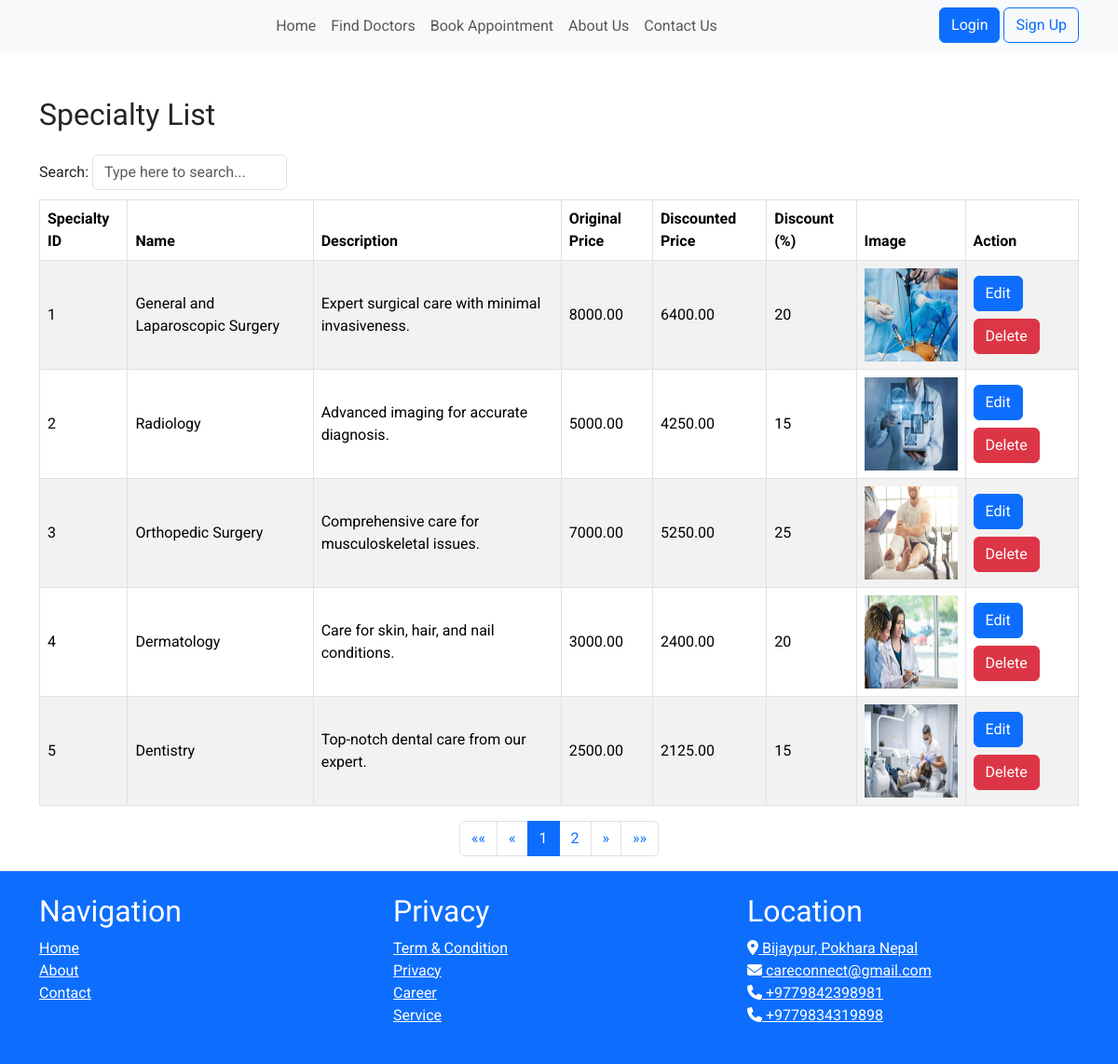
Page /specialty/ on the committed database.
### cms/models.py (models this page shows, shortened)
class Speciality(models.Model):
    name = models.CharField(max_length=100)
    description = models.TextField()
    original_price = models.DecimalField(max_digits=10, decimal_places=2)
    discounted_price = models.DecimalField(max_digits=10, decimal_places=2)
    discount = models.PositiveIntegerField()
    image = models.ImageField(upload_to='specialty_images/', null=True, blank=True)

### cms/views.py (the view)
# urls.py: path('specialty/', views.specialty_list, name='specialty_list'),
def specialty_list(request):
    specialties = Speciality.objects.all()
    return render(request, 'cms/speciality_list.html', {'specialties': specialties})

### cms/context_processors.py (called while the page is built)
def logo_processor(request):
    logo = StaticFile.objects.filter(name='logo').first()
    return {
        'logo': logo,
    }

### templates/cms/speciality_list.html (shortened to what this page needs)
{% extends 'cms/base.html' %}
{% block content %}
<div class="container mt-5">
    <h2 class="mb-4">Specialty List</h2>
    <table class="table table-hover table-striped table-bordered align-middle tablemanager">
        <thead class="thead-dark">
            <tr>
                <th>Specialty ID</th>
                <th>Name</th>
                <th>Description</th>
                <th>Original Price</th>
                <th>Discounted Price</th>
                <th>Discount (%)</th>
                <th>Image</th>
                <th>Action</th>
            </tr>
        </thead>
        <tbody>
            {% for specialty in specialties %}
            <tr>
                <td>{{ specialty.id }}</td>
                <td>{{ specialty.name }}</td>
                <td>{{ specialty.description }}</td>
                <td>{{ specialty.original_price }}</td>
                <td>{{ specialty.discounted_price }}</td>
                <td>{{ specialty.discount }}</td>
                <td><img src="{{ specialty.image.url }}" height="100" width="100"></td>
                <td>
                    <a href="{% url 'update_specialty' specialty.id %}" class="btn btn-primary mb-2">Edit</a>
                    <button class="btn btn-danger" data-toggle="modal"
                        data-target="#deleteModal{{ specialty.id }}">Delete</button>
                </td>
            </tr>
            {% endfor %}
        </tbody>
    </table>
</div>
{% endblock %}

### templates/cms/base.html (shortened to what this page needs)
<!DOCTYPE html>
<html lang="en">
<head>
    {% load static %}
    <link href="https://cdn.jsdelivr.net/npm/bootstrap@5.3.3/dist/css/bootstrap.min.css" rel="stylesheet"
>
    <link href="{% static 'css/style.css' %}" rel="stylesheet">
</head>
<body>
    <header class="header_section sticky-top">
        <nav class="navbar navbar-expand-lg navbar-light bg-light ">
            <div class="container">
                <div class="offcanvas offcanvas-end" tabindex="-1" id="offcanvasNavbar"
                    aria-labelledby="offcanvasNavbarLabel">
                    <div class="offcanvas-body">
                        <ul class="navbar-nav mx-auto mt-2 mt-lg-0">
                            <li class="nav-item">
                                {% if user.is_authenticated %}
                                {% if request.user.is_staff %}
                                <a class="nav-link" href="{% url 'home' %}">Dashboard</a>
                            <li class="nav-item">
                                <div class="dropdown">
                                    <a class="nav-link dropdown-toggle" type="button" id="appointmentDropdown"
                                        data-bs-toggle="dropdown" aria-expanded="false">
                                        Appointments
                                    </a>
                                    <ul class="dropdown-menu" aria-labelledby="appointmentDropdown">
                                        <li><a class="dropdown-item" href="{% url 'appointment_list' %}">View
                                                Appointments</a></li>
                                        <li><a class="dropdown-item" href="{% url 'add_appointment' %}">Add
                                                Appointment</a></li>
                                    </ul>
                                </div>
                            </li>
                            <li class="nav-item">
                                <div class="dropdown">
                                    <a class="nav-link dropdown-toggle" type="button" id="doctorDropdown"
                                        data-bs-toggle="dropdown" aria-expanded="false">
                                        Doctors
                                    </a>
                                    <ul class="dropdown-menu" aria-labelledby="doctorDropdown">
                                        <li><a class="dropdown-item" href="{% url 'doctor_list' %}">Doctor List</a></li>
                                        <li><a class="dropdown-item" href="{% url 'add_doctor' %}">Add Doctor</a></li>
                                    </ul>
                                </div>
                            </li>
                            <li class="nav-item">
                                <div class="dropdown">
                                    <a class="nav-link dropdown-toggle" type="button" id="patientDropdown"
                                        data-bs-toggle="dropdown" aria-expanded="false">
                                        Patients
                                    </a>
                                    <ul class="dropdown-menu" aria-labelledby="patientDropdown">
                                        <li><a class="dropdown-item" href="{% url 'patient_list' %}">Patient List</a>
                                        </li>
                                        <li><a class="dropdown-item" href="{% url 'add_patient' %}">Add Patient</a></li>
                                    </ul>
                                </div>
                            </li>
                            <li class="nav-item">
                                <div class="dropdown">
                                    <a class="nav-link dropdown-toggle" type="button" id="specialtyDropdown"
                                        data-bs-toggle="dropdown" aria-expanded="false">
                                        Specialty
                                    </a>
                                    <ul class="dropdown-menu" aria-labelledby="specialtyDropdown">
                                        <li><a class="dropdown-item" href="{% url 'specialty_list' %}">Specialty
                                                List</a></li>
                                        <li><a class="dropdown-item" href="{% url 'add_specialty' %}">Add Specialty</a>
                                        </li>
                                    </ul>
                                </div>
                            </li>
                            <li class="nav-item">
                                <a class="nav-link" href="{% url 'find_doctors' %}">Find Doctors</a>
                            </li>
                            <li class="nav-item">
                                <a class="nav-link" href="{% url 'book_appointment' %}">Book Appointment</a>
                            </li>
                            {% else %}
                            <a class="nav-link" href="{% url 'index' %}">Home</a>
                            <li class="nav-item">
                                <a class="nav-link" href="{% url 'find_doctors' %}">Find Doctors</a>
                            </li>
                            <li class="nav-item">
                                <a class="nav-link" href="{% url 'book_appointment' %}">Book Appointment</a>
                            </li>
                            <li class="nav-item">
                                <a class="nav-link" href="{% url 'about_us' %}">About Us</a>
                            </li>
                            <li class="nav-item">
                                <a class="nav-link" href="{% url 'contact_us' %}">Contact Us</a>
                            </li>
                            {% endif %}
                            {% else %}
                            <a class="nav-link" href="{% url 'index' %}">Home</a>
                            <li class="nav-item">
                                <a class="nav-link" href="{% url 'find_doctors' %}">Find Doctors</a>
                            </li>
                            <li class="nav-item">
                                <a class="nav-link" href="{% url 'login' %}">
                                    <span class="nav-link-text"
                                        onclick="alert('Please login or register to book appointment.')">Book
                                        Appointment</span>
                                </a>
                            </li>
                            <li class="nav-item">
                                <a class="nav-link" href="{% url 'about_us' %}">About Us</a>
                            </li>
                            <li class="nav-item">
                                <a class="nav-link" href="{% url 'contact_us' %}">Contact Us</a>
                            </li>
                            {% endif %}
                            </li>
                        </ul>
                        <div class="ml-auto">
                            {% if user.is_authenticated %}
                            {% if user.is_staff %}
                            <form method="POST" action="{% url 'logout_admin' %}">
                                {% csrf_token %}
                                <button type="submit" class="btn btn-primary my-2 my-sm-0 mr-2">Logout</button>
                            </form>
                            {% else %}
                            <form method="POST" action="{% url 'logout_user' %}">
                                {% csrf_token %}
                                <button type="submit" class="btn btn-primary my-2 my-sm-0 mr-2">Logout</button>
                            </form>
                            {% endif %}
                            {% else %}
                            <a href="{% url 'login' %}" class="btn btn-primary my-2 my-sm-0 mr-2">Login</a>
                            <a href="{% url 'register' %}" class="btn btn-outline-primary my-2 my-sm-0">Sign Up</a>
                            {% endif %}
                        </div>
                    </div>
                </div>
            </div>
        </nav>
    </header>
    <main>
        {% block content %}
        {% endblock %}
    </main>
    <footer class="bg-primary text-white py-4">
        <div class="container">
            <div class="row">
                <div class="col-md-4">
                    <div class="sitemap">
                        <h2>Navigation</h2>
                        <ul class="list-unstyled">
                            <li><a href="{% url 'home'%}" class="text-white">Home</a></li>
                            <li><a href="{% url 'about_us'%}" class="text-white">About</a></li>
                            <li><a href="{% url 'contact_us'%}" onclick="" class="text-white">Contact</a></li>
                        </ul>
                    </div>
                </div>
                <div class="col-md-4">
                    <div class="privacy">
                        <h2>Privacy</h2>
                        <ul class="list-unstyled">
                            <li><a href="#" class="text-white">Term & Condition</a></li>
                            <li><a href="#" class="text-white">Privacy</a></li>
                            <li><a href="#" class="text-white">Career</a></li>
                            <li><a href="#" class="text-white">Service</a></li>
                        </ul>
                    </div>
                </div>
                <div class="col-md-4">
                    <div class="location">
                        <h2>Location</h2>
                        <ul class="list-unstyled" id="list">
                            <li><a href="#" class="text-white"><i class="fas fa-map-marker-alt"></i> Bijaypur, Pokhara
                                    Nepal</a></li>
                            <li><a href="mailto:careconnect@gmail.com" class="text-white"><i
                                        class="fas fa-envelope"></i> careconnect@gmail.com</a>
                            </li>
                            <li><a href="tel:9842398981" class="text-white"><i class="fas fa-phone"></i>
                                    +9779842398981</a></li>
                            <li><a href="tel:9834319898" class="text-white"><i class="fas fa-phone"></i>
                                    +9779834319898</a></li>
                        </ul>
                    </div>
                </div>
            </div>
        </div>
    </footer>
</html>

### static/css/style.css (style rules this page uses)
body { font-family: 'Roboto', sans-serif; }
h1, h2, h3 { font-family: 'Varela Round', sans-serif; }

### templates/cms/base.html (style rules this page uses)
body { font-family: 'Roboto', sans-serif; }
h1, h2, h3 { font-family: 'Varela Round', sans-serif; }

### rows in the picture
Speciality: id "1", name "General and Laparoscopic Surgery", description "Expert surgical care with minimal invasiveness.", original_price "8000.00", discounted_price "6400.00", discount "20", image (picture)
Speciality: id "2", name "Radiology", description "Advanced imaging for accurate diagnosis.", original_price "5000.00", discounted_price "4250.00", discount "15", image (picture)
Speciality: id "3", name "Orthopedic Surgery", description "Comprehensive care for musculoskeletal issues.", original_price "7000.00", discounted_price "5250.00", discount "25", image (picture)
Speciality: id "4", name "Dermatology", description "Care for skin, hair, and nail conditions.", original_price "3000.00", discounted_price "2400.00", discount "20", image (picture)
Speciality: id "5", name "Dentistry", description "Top-notch dental care from our expert.", original_price "2500.00", discounted_price "2125.00", discount "15", image (picture)
